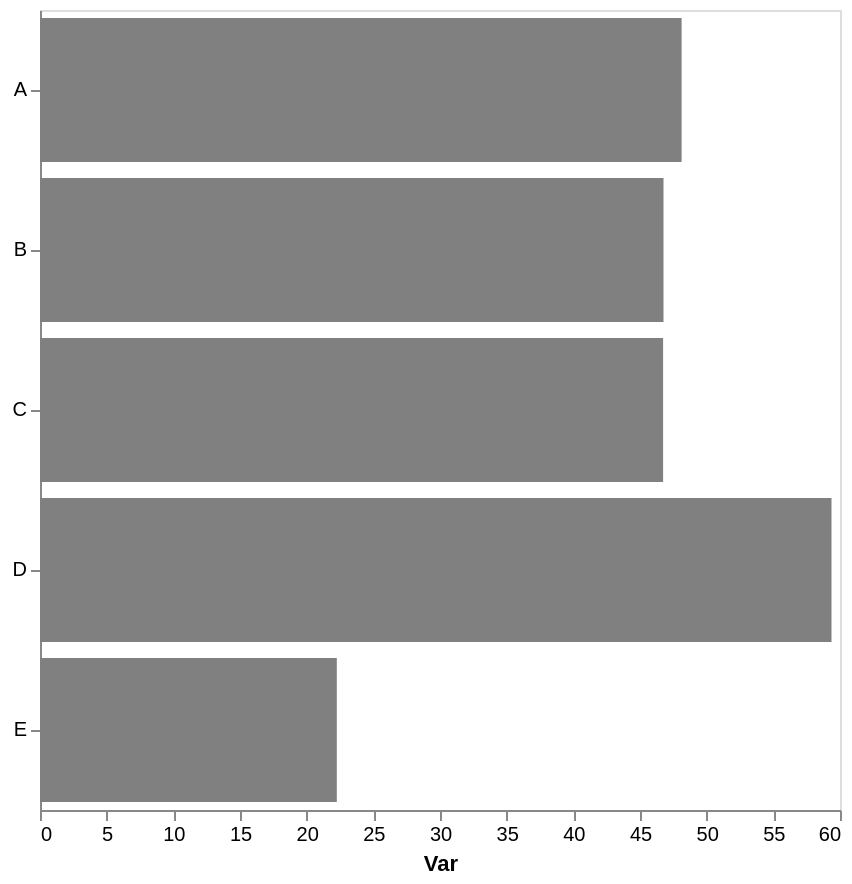

Specify this chart in Vega-Lite:
### Vega-Lite specification from a JSON file in a GitHub repository (floating-point values rounded to 4 significant figures)
{"config": {"view": {"continuousWidth": 300, "continuousHeight": 300}, "axis": {"grid": false}, "bar": {"color": "gray"}}, "data": {"name": "data-3009ddbc70e86319478d1399125fd773"}, "mark": {"type": "bar"}, "encoding": {"x": {"aggregate": "mean", "axis": {"title": "Var"}, "field": "var1", "type": "quantitative"}, "y": {"axis": {"title": null}, "field": "cat", "type": "nominal"}}, "height": 400, "width": 400, "$schema": "https://vega.github.io/schema/vega-lite/v5.17.0.json", "datasets": {"data-3009ddbc70e86319478d1399125fd773": [{"cat": "A", "var1": 53.83, "var2": 48.87}, {"cat": "E", "var1": 21.37, "var2": 59.35}, {"cat": "A", "var1": 54.6, "var2": 58.63}, {"cat": "B", "var1": 46.76, "var2": 42.73}, {"cat": "C", "var1": 38.03, "var2": 50.6}, {"cat": "C", "var1": 55.43, "var2": 39.07}, {"cat": "A", "var1": 38.52, "var2": 39.05}, {"cat": "A", "var1": 61.4, "var2": 53.58}, {"cat": "D", "var1": 54.9, "var2": 68.38}, {"cat": "D", "var1": 63.83, "var2": 42.59}, {"cat": "A", "var1": 32.27, "var2": 59.75}, {"cat": "E", "var1": 23.15, "var2": 51.82}]}}
